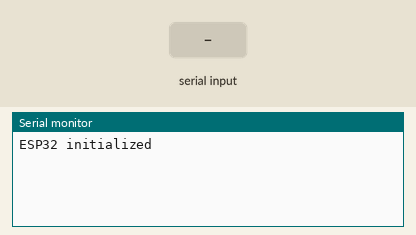
Simulated run of this sketch. Board: ESP32. On the bench: the last lines printed to the serial monitor. Inputs (shaded band) come from the test bench. Random numbers use the default seed unless the sketch sets one.

Above: at 1.2 s.
1.3 s: "1\n" received over the second serial link
At 2.5 s:
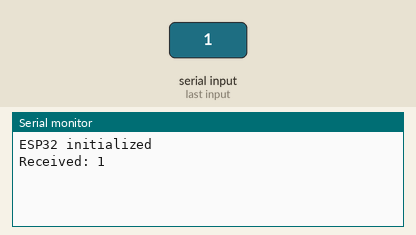
2.8 s: "0\n" received over the second serial link
At 3.6 s:
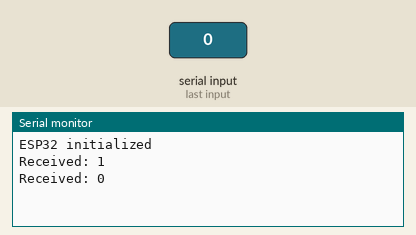
4.3 s: "2\n" received over the second serial link
At 4.8 s:
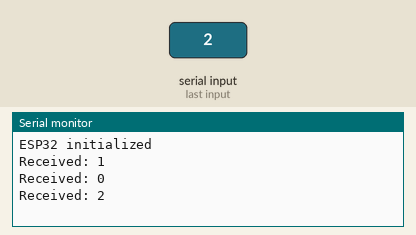

The sketch:

sketch_feb28a.ino
```cpp
#include <Arduino.h>

#define RX_PIN 16  // UART RX Pin
#define TX_PIN 17  // UART TX Pin
#define BAUD_RATE 115200

HardwareSerial uart(2);

void setup() {
    Serial.begin(BAUD_RATE);
    uart.begin(BAUD_RATE, SERIAL_8N1, RX_PIN, TX_PIN);
    Serial.println("ESP32 initialized");
}

void loop() {
    if (uart.available()) {
        String command = uart.readStringUntil('\n');
        command.trim();

        Serial.print("Received: ");
        Serial.println(command);
        delay(random(500, 1000));
        uart.println("ACK");
    }
}
```

Measured:
- after the input at 1.3 s, the serial monitor: prints a new line at once (image 1)
- after the input at 2.8 s, the serial monitor: prints a new line at once (image 2)
- after the input at 4.3 s, the serial monitor: prints a new line at once (image 3)
